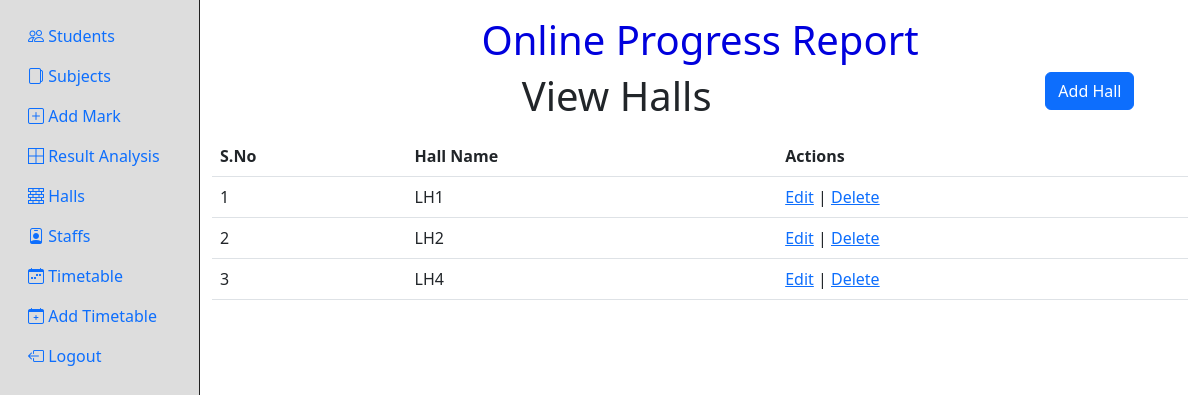
The page /halls.php (signed in) on the database its author committed.
### tables this page shows
CREATE TABLE `hall_details` (
  `id` int(11) NOT NULL,
  `hall_name` text NOT NULL
);

### halls.php (the view, shortened to what this page needs)
<?php
if(!isset($_SESSION["user_id"])){
    header("Location: login.php");
}else if(isset($_GET["deleteid"])){
    $query = "DELETE FROM `hall_details` WHERE `id` = ".$_GET["deleteid"];
    $con = mysqli_connect(DB_HOST,DB_USERNAME,DB_PASSWORD,DB_NAME);
    mysqli_query($con, $query);
    $selectQuery = "SELECT * FROM `hall_details`";
    $result = mysqli_query($con, $selectQuery);
}else{
    $query = "SELECT * FROM `hall_details`";
    $con = mysqli_connect(DB_HOST,DB_USERNAME,DB_PASSWORD,DB_NAME);
    $result = mysqli_query($con, $query);
}
?>
<!DOCTYPE html>
<html lang="en">
<head>
  <link href="https://cdn.jsdelivr.net/npm/bootstrap@5.3.0-alpha1/dist/css/bootstrap.min.css" rel="stylesheet"
>
  <link rel="stylesheet" href="https://cdn.jsdelivr.net/npm/bootstrap-icons@1.10.3/font/bootstrap-icons.css">
</head>
<body>
  <div class="container-fluid h-100">
    <div class="row h-100">
      <?php include("sidebar.php"); ?>
      <div class="col-10 pt-3">
        <div class="row">
          <div class="col-12">
            <h2 style="text-align:center;font-size:40px;color:#00d">Online Progress Report</h2>
          </div>
        </div>
        <div class="row">
          <div class="col">
            <div class="row">
              <div class="col-10">
                <h1 class="title mb-3">View Halls</h1>
              </div>
              <div class="col"><a class="btn btn-primary" href="add-hall.php" role="button">Add Hall</a></div>
            </div>
            <div class="table-responsive">
              <table class="table table-hover">
                <thead>
                  <tr>
                    <th>S.No</th>
                    <th>Hall Name</th>
                    <th>Actions</th>
                  </tr>
                </thead>
                <tbody>
                  <?php if($result){
                    $rows = mysqli_num_rows($result);
                    if($rows===0){
                  ?>
                  <tr>
                    <td colspan="3" align="center">No Records Found</td>
                  </tr>
                  <?php }else{
                    $i=1;
                    while($row = mysqli_fetch_array($result, MYSQLI_ASSOC)){ ?>
                  <tr>
                    <td><?php echo $i; ?></td>
                    <td><?php echo $row["hall_name"]; ?></td>
                    <td>
                      <a href="edit-hall.php?id=<?php echo $row["id"]; ?>">Edit</a> | <a
                        href="?deleteid=<?php echo $row["id"]; ?>">Delete</a>
                    </td>
                  </tr>
                  <?php
                    $i++;
                    }
                    } } ?>
                </tbody>
              </table>
            </div>
          </div>
        </div>
      </div>
    </div>
  </div>
</body>
</html>

### halls.php (style rules this page uses)
html, body { margin: 0; padding: 0; height: 100%; }
h1.title { margin: 0; text-align: center; }

### rows shown on the page
hall_details: hall_name "LH1"
hall_details: hall_name "LH2"
hall_details: hall_name "LH4"
